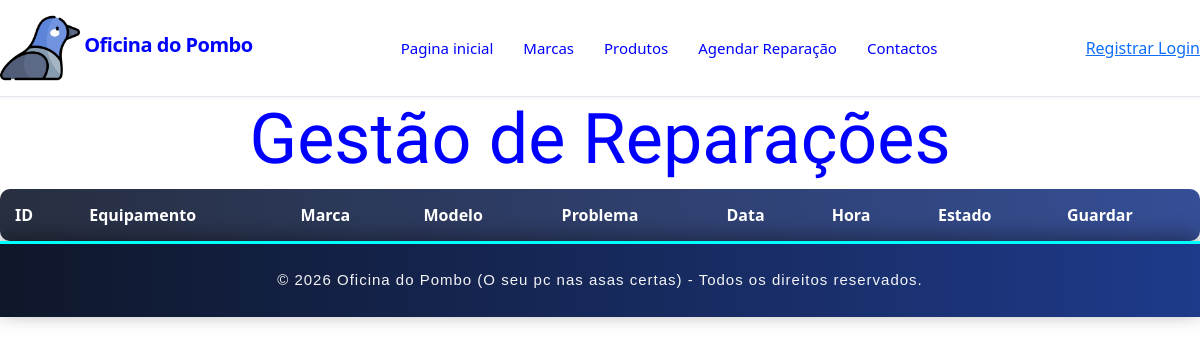
Before: /reparacao_admin with the older database file.
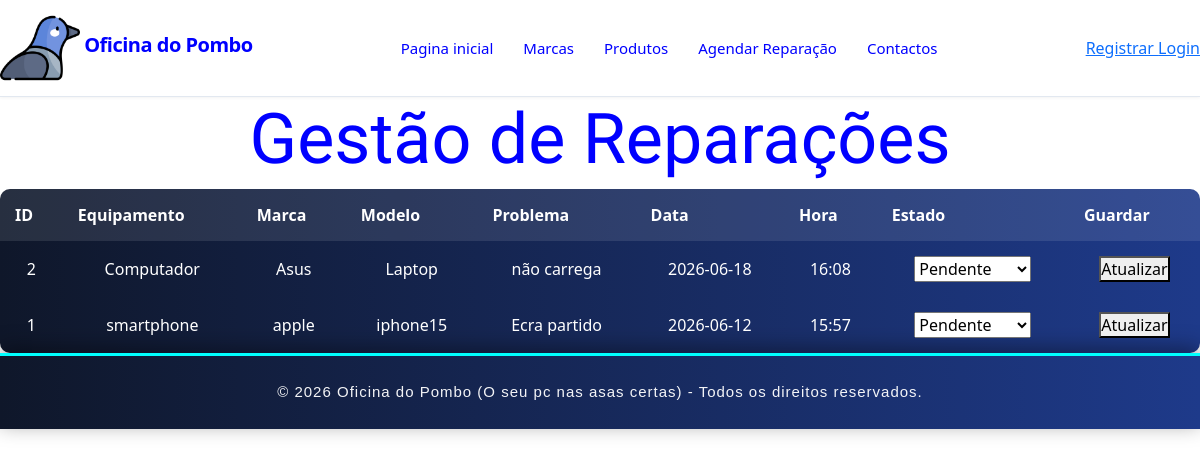
After: the same page with the newer database file.
### tables this page shows
CREATE TABLE reparacoes (
    id INTEGER PRIMARY KEY AUTOINCREMENT,
    clientes_id INTEGER NOT NULL,
    equipamento TEXT NOT NULL,
    marca TEXT,
    modelo TEXT,
    problema TEXT NOT NULL,
    data_reparacao TEXT NOT NULL,
    hora_reparacao TEXT NOT NULL,
    estado TEXT DEFAULT 'Pendente',
    FOREIGN KEY (clientes_id) REFERENCES utilizadores(id_user)
);

### routes/reparacoes.py (the view)
@reparacoes_route.route('/reparacao_admin')
def reparacoes():
    conn = sqlite3.connect('oficina_do_pombo.db')
    cursor = conn.cursor()
    cursor.execute("""
    SELECT
        id,
        clientes_id,
        equipamento,
        marca,
        modelo,
        problema,
        data_reparacao,
        hora_reparacao,
        estado
    FROM reparacoes
    ORDER BY data_reparacao DESC
    """)
    reparacoes = cursor.fetchall()
    conn.close()
    return render_template(
        'reparacao_admin.html',
        reparacoes=reparacoes
    )

### templates/reparacao_admin.html (shortened to what this page needs)
<link rel="stylesheet" href="{{ url_for('static', filename='css/style.css') }}">
<link rel="stylesheet" href="{{ url_for('static', filename='css/style2.css') }}">
<link rel="stylesheet" href="{{ url_for('static', filename='css/cursor.css') }}">
{% include 'header.html' %}
<h4 class="rgb-text">Gestão de Reparações</h4>
<table>
    <tr>
        <th>ID</th>
        <th>Equipamento</th>
        <th>Marca</th>
        <th>Modelo</th>
        <th>Problema</th>
        <th>Data</th>
        <th>Hora</th>
        <th>Estado</th>
        <th>Guardar</th>
    </tr>
    {% for reparacao in reparacoes %}
    <tr>
        <td>{{ reparacao[0] }}</td>
        <td>{{ reparacao[2] }}</td>
        <td>{{ reparacao[3] }}</td>
        <td>{{ reparacao[4] }}</td>
        <td>{{ reparacao[5] }}</td>
        <td>{{ reparacao[6] }}</td>
        <td>{{ reparacao[7] }}</td>
        <td>
            <form action="/atualizar_reparacao/{{ reparacao[0] }}" method="POST">
                <select name="estado">
                    <option value="Pendente">
                        Pendente
                    </option>
                </select>
        <td>
            <button type="submit">Atualizar</button>
        </td>
        </form>
        </td>
    </tr>
    {% endfor %}
</table>
{% include 'footer.html'%}

### templates/header.html (shortened to what this page needs)
<!DOCTYPE html>
<html lang="en">
<head>
    <link rel="stylesheet" href="{{ url_for('static', filename='css/style.css') }}">
    <link rel="stylesheet" href="{{ url_for('static', filename='css/slideshow.css') }}">
    <link href="https://cdn.jsdelivr.net/npm/bootstrap@5.3.3/dist/css/bootstrap.min.css" rel="stylesheet">
</head>
<body>
    <nav class="navbar">
        <div class="navbar-logo">
            <img src="{{ url_for('static', filename='imagens/pigeon.png') }}" alt="Pombo">
            <a href="/">Oficina do Pombo</a>
        </div>
        <div class="navbar-links">
            <a href="/" class="nav-item">Pagina inicial</a>
            <a href="/marca" class="nav-item">Marcas</a>
            <a href="/produto" class="nav-item">Produtos</a>
            <a href="/agendar_reparacao" class="nav-item">Agendar Reparação</a>
            <a href="/contactos" class="nav-item">Contactos</a>
        </div>
        <div class="cadastroLogin">
            {%if session.nome %}
            <span>Ola, {{session.nome}}</span>
            <a href="/logout" class="botoes">
                Logout
            </a>
            {% else %}
            <a href="/cadastro" class="botoes">
                Registrar
                <a href="/login" class="botoes">
                    Login
                </a>
                {% endif %}
        </div>
    </nav>
</body>
</html>

### templates/footer.html
<link rel="stylesheet" href="{{ url_for('static', filename='css/footer.css') }}">
<footer class="footer">
    <div class="footer-bottom">
        <p>© 2026 Oficina do Pombo (O seu pc nas asas certas) - Todos os direitos reservados.</p>
    </div>
</footer>

### static/css/style.css (style rules this page uses)
* { margin: 0; padding: 0; box-sizing: border-box; }
body { font-family: 'Inter', sans-serif; background-color: #ffffff; color: #0000FF; }
.navbar { background-color: linear-gradient(145deg, #1a1a1a, #0000FF); display: flex; justify-content: space-between; align-items: center; padding: 20px 40px; border-bottom: 1px solid #e2e8f0; box-shadow: 0 1px 3px rgba(0, 0, 0, 0.05); }
.navbar-logo a { font-size: 20px; font-weight: 700; color: #0000FF; text-decoration: none; letter-spacing: -0.5px; transition: color 0.2s ease; }
.navbar-links { display: flex; gap: 30px; }
.nav-item { font-size: 15px; font-weight: 500; color: #0000FF; text-decoration: none; transition: color 0.2s ease; position: relative; padding: 4px 0; }
.nav-item::after { content: ''; position: absolute; width: 100%; transform: scaleX(0); height: 2px; bottom: 0; left: 0; background-color: #0000FF; transform-origin: bottom right; transition: transform 0.25s ease-out; }
body { font-family: Arial, sans-serif; margin: 20px; }
h4 { color: #0000FF !important; font-family: 'Rajdhani', sans-serif !important; text-align: center; font-size: 70px !important; }
img { width: 80px; height: 80px; }
table { width: 100%; border-collapse: collapse; background: linear-gradient(90deg, #0f172a, #1e3a8a); color: white; border-radius: 10px; overflow: hidden; }
th, td { padding: 15px; text-align: center; }
th { background: rgba(255, 255, 255, 0.1); }

### static/css/style2.css (style rules this page uses)
body { font-family: 'Poppins', sans-serif; color: #0000FF; }
p { font-size: 1.1rem; text-align: center; margin-bottom: 25px; color: #ffffff; }

### static/css/cursor.css (style rules this page uses)
a { cursor: url('/static/imagens/tinkpro-1779888482251.png'), pointer; }
* { cursor: url('/static/imagens/tinkpro-1779888482251.png'), auto; }

### static/css/footer.css (style rules this page uses)
.footer { width: 100%; background: linear-gradient(90deg, #0f172a, #1e3a8a); color: white; padding: 25px 40px; margin-top: auto; border-top: 3px solid cyan; box-shadow: 0 -5px 20px rgba(0, 0, 0, 0.4); }
.footer p { text-align: center; font-size: 15px; margin: 0; letter-spacing: 1px; font-family: 'Poppins', sans-serif; opacity: 0.95; }

Changed rows visible on the page:
added reparacoes: id "2", equipamento "Computador", marca "Asus", modelo "Laptop", problema "não carrega", data_reparacao "2026-06-18", hora_reparacao "16:08"
added reparacoes: id "1", equipamento "smartphone", marca "apple", modelo "iphone15", problema "Ecra partido", data_reparacao "2026-06-12", hora_reparacao "15:57"
